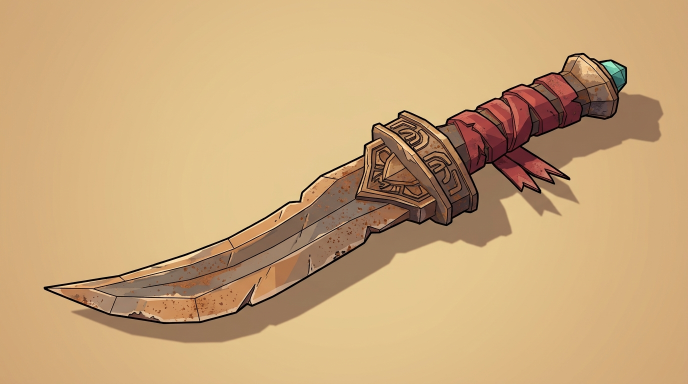
#> input picture docs/art/reference/adaga_cerimonial.jpg, 1376 x 768 px, found by its file name (shown at 1/2 size); its folder holds 4 pictures in this run
$ python generate_art_comparison.py
#> lines starting #> are read from the running program, lines starting #| are printed output that depends on the picture; pictures that were not available may be replaced by others from this repository, and a replacement may not be noted
import os
import subprocess
import sys
from PIL import Image, ImageDraw, ImageFont

GODOT = "C:/Users/felip/Downloads/Godot_v4.3-stable_win64.exe/Godot_v4.3-stable_win64_console.exe"
TEMP_DIR = os.path.join(os.environ.get("TEMP", "C:/Temp"), "art_compare")
os.makedirs(TEMP_DIR, exist_ok=True)

MUSEUM_ITEMS = [
    "adaga_cerimonial", "bussola_congelada", "crampon_enferrujado", "cristal_eco",
    "cronometro_explorador", "escaravelho_jade", "geodo_estrelar", "idolo_jade",
    "lanterna_expedicao", "ligaduras_mumia", "mascara_ouro", "medalha_polar",
    "nucleo_adormecido", "nucleo_guardiao"
]

FOOD_ITEMS = [
    "minhoca", "tatuira", "marisco", "batata_esquecida",
    "cogumelo_cripta", "liquen_gelado", "larva_termica"
]

all_items = [(x, f"item:{x}") for x in MUSEUM_ITEMS] + [(x, f"res://gameplay/foods/{x}_world.tscn") for x in FOOD_ITEMS]

cards = []

for item_id, subject in all_items:
    out_prefix = os.path.join(TEMP_DIR, item_id)
    cmd = [
        GODOT,
        "--path", ".",
        "--windowed",
        "--resolution", "512x512",
        "res://gameplay/debug/art_audit.tscn",
        "--",
        f"--subject={subject}",
        f"--out={out_prefix}"
    ]
    subprocess.run(cmd, capture_output=True, check=True)
#> (this line was passed over: subprocess is not available in this run)

    render_path = f"{out_prefix}_1.png"
    ref_path = f"docs/art/reference/{item_id}.jpg"

    ref_img = Image.open(ref_path).convert("RGB")
#> ref_img is the input picture: PIL image 1376x768 RGB; mean R, G, B 200.7, 165.9, 120.5
    rend_img = Image.open(render_path).convert("RGB")

    # Resize both to 400x400
    ref_img = ref_img.resize((400, 400), Image.Resampling.LANCZOS)
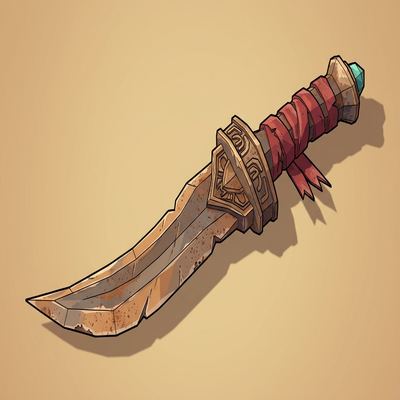
#> ref_img: PIL image 400x400 RGB; mean R, G, B 200.7, 165.9, 120.6
    rend_img = rend_img.resize((400, 400), Image.Resampling.LANCZOS)

    # Create card 820 x 440 (with title)
    card = Image.new("RGB", (820, 450), (225, 220, 205))
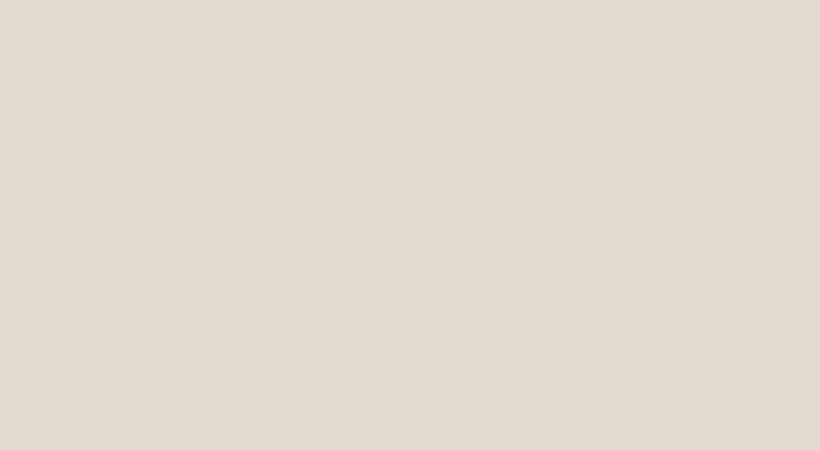
#> card: PIL image 820x450 RGB; mean R, G, B 225, 220, 205
    draw = ImageDraw.Draw(card)
    card.paste(ref_img, (10, 40))
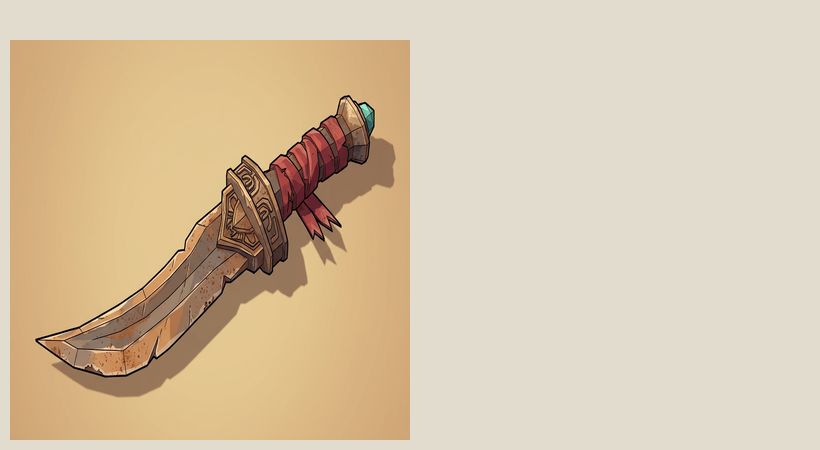
#> card: PIL image 820x450 RGB; mean R, G, B 214.5, 196.6, 168.4
    card.paste(rend_img, (410, 40))
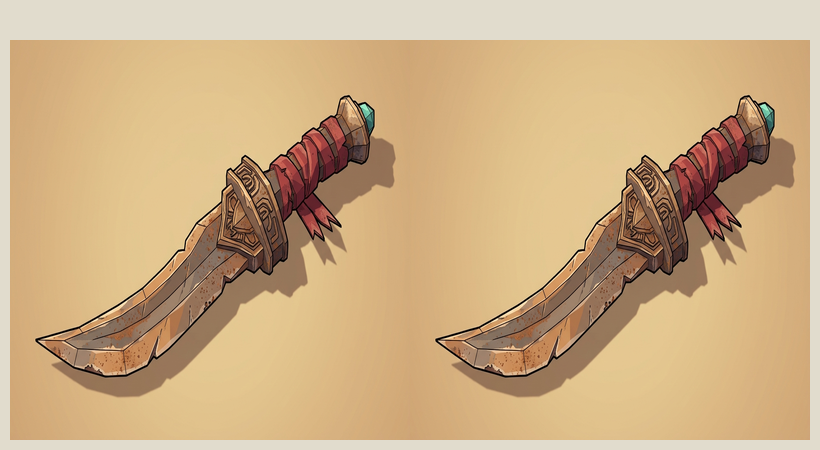
#> card: PIL image 820x450 RGB; mean R, G, B 204, 173.1, 131.8

    draw.text((15, 12), f"{item_id} (Referencia)", fill=(40, 30, 20))
    draw.text((415, 12), f"{item_id} (Modelo 3D Godot)", fill=(40, 30, 20))

    cards.append((item_id, card))
    print(f"Rendered and paired {item_id}")
#> pass 2 of the loop `for item_id, subject in all_items:`:
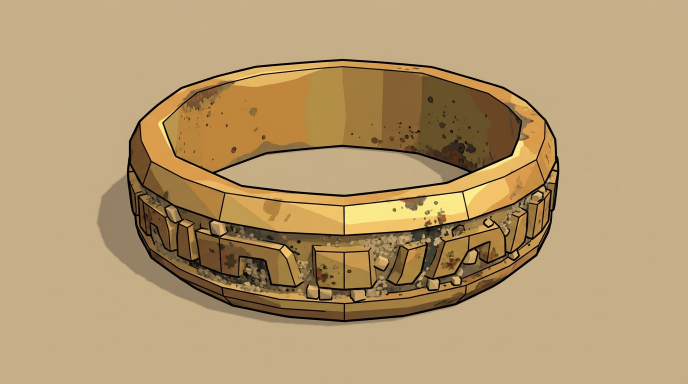
#> input picture docs/art/reference/alianca_ouro.jpg, 1376 x 768 px, given in place of bussola_congelada.jpg, which was not available (shown at 1/2 size)
#> ref_img is the input picture: PIL image 1376x768 RGB; mean R, G, B 180.6, 153.3, 111.1
#> `ref_img = ref_img.resize((400, 400), Image.Resampling.LANCZOS)`:
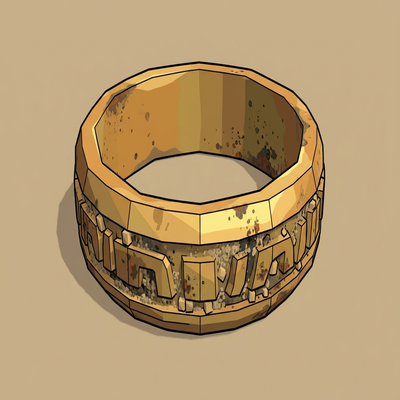
#> ref_img: PIL image 400x400 RGB; mean R, G, B 180.6, 153.4, 111.2
#> `card.paste(rend_img, (410, 40))`:
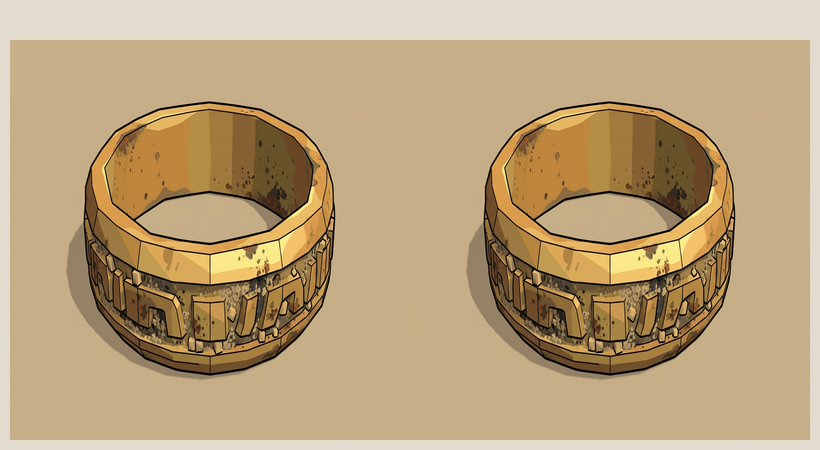
#> card: PIL image 820x450 RGB; mean R, G, B 186.5, 162.2, 123.6
#> (the run stopped early here; a loop or call above may not have finished)
